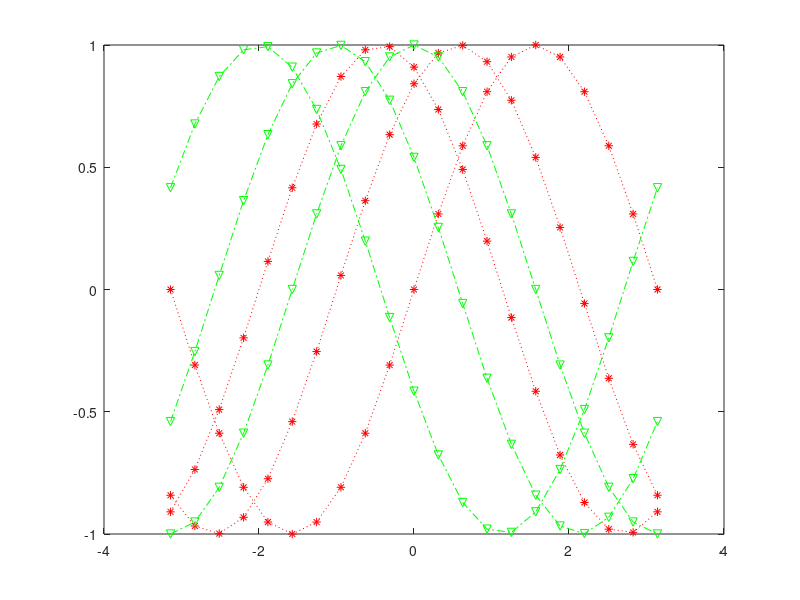

Source code (MATLAB):
clear all;
x=-pi:pi/10:pi;
y=[sin(x);sin(x+1);sin(x+2)];
z=[cos(x);cos(x+1);cos(x+2)];
figure;
plot(x,y,'r:*',x,z,'g-.v')